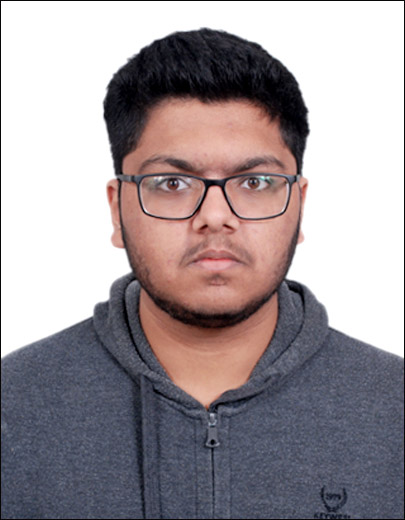
#> input picture Images/Manas.PNG, 405 x 520 px, found by its file name
$ python ImageIdentification.py
#> lines starting #> are read from the running program, lines starting #| are printed output that depends on the picture
import cv2
import matplotlib.pyplot as plt
import numpy as np

img=cv2.imread(r"C:\Users\gupta\OneDrive\Desktop\Image Processing\Manas.PNG",cv2.IMREAD_COLOR)
#> img is the input picture: shape (520, 405, 3); mean B, G, R 155.2, 151.1, 159.9
# To draw a line
cv2.line(img ,(0,0),(100,100) ,(0,0,0),20)
#to draw an rectangle
cv2.rectangle(img,(0,0),(250,250),(0,255,0),5)
#To draw a circle
cv2.circle(img,(187,187),100,(255,0,0),-1) #-1 is used to fill the circle
# To draw a polygon on an image
pts=np.array([[0,0],[50,100],[100,50]], np.int32)
#pts=pts.reshape(1,-2,1)
cv2.polylines(img,[pts],True,(255,0,255),5)
#To write on an image
font=cv2.FONT_HERSHEY_SIMPLEX
cv2.putText(img," HI I AM MANAS ! ",(0,130),font,1,(0,0,0),2,cv2.LINE_AA)
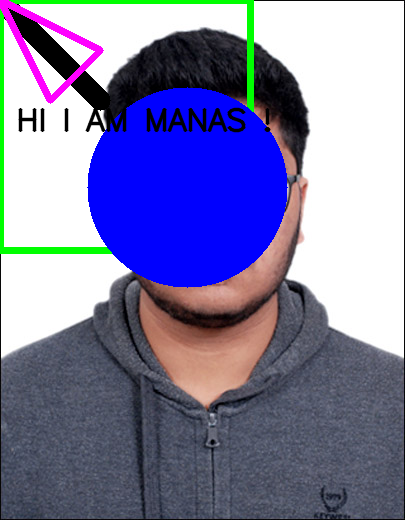
#> img: shape (520, 405, 3); mean B, G, R 166.1, 126.2, 127
cv2.imshow('Image',img)
cv2.waitKey(0)
cv2.destroyAllWindows()
